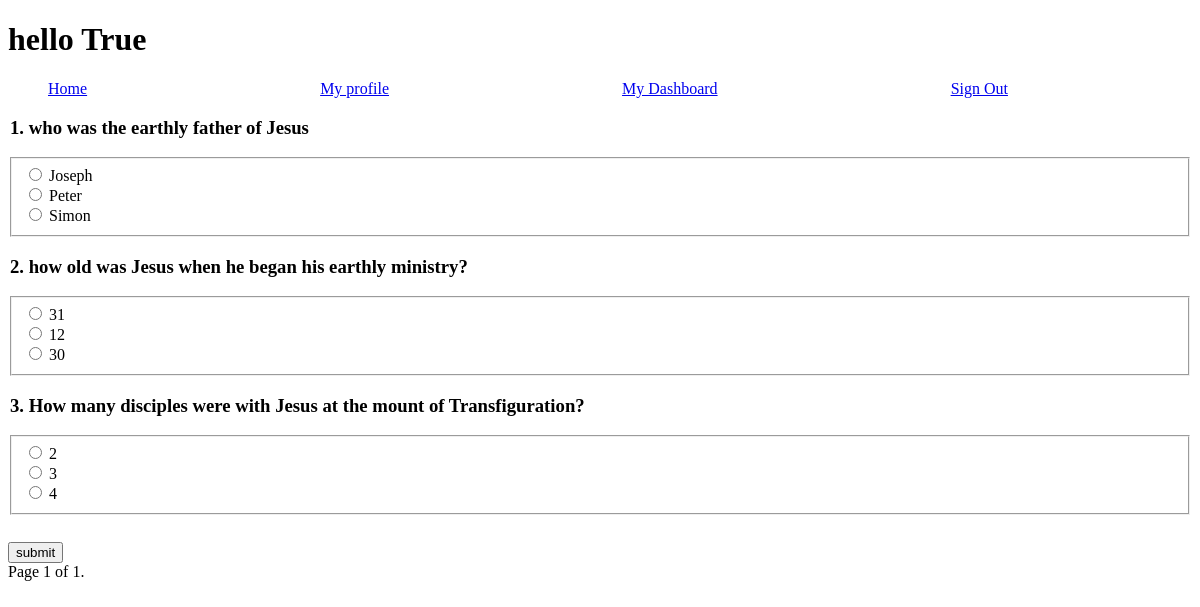
Screenshot of /quiz/takequiz/1 (signed in) with the database file from the repository.
### auth1/models.py (models this page shows, shortened)
class User(AbstractUser):
    first_name = models.CharField(max_length=30, blank=False)
    last_name = models.CharField(max_length=30, blank=False)
    email = models.EmailField(unique=True, blank=False)
    is_student = models.BooleanField('Are you a student?',blank=False)
    USERNAME_FIELD = 'email'
    REQUIRED_FIELDS = ['first_name','last_name','username','is_student']

### cbt_app/models.py (models this page shows, shortened)
class Question(models.Model):
    content = models.TextField(blank=False)
    answer_order = models.CharField(max_length=30, null=True, blank=True, choices=ANSWER_ORDER_OPTIONS, help_text=("The order in which multichoice answer options are displayed to the user"))

class Choice(models.Model):
    question = models.ForeignKey(Question, on_delete=models.CASCADE, null=True)
    content = models.TextField()
    is_answer = models.BooleanField(blank=False, default=False)
    def __str__(self) -> str:
        return self.content

### cbt_app/views.py (the view)
# urls.py: path('takequiz/<int:quiz_id>',view=take_quiz, name='take_quiz'),
@login_required
def take_quiz(request,quiz_id):
    quiz = Quiz.objects.get(id=quiz_id)
    contents = Question.objects.filter(quiz__id = quiz_id).order_by('?')[0:3]
    paginator = Paginator(contents, 6)
    page_number = request.GET.get('page')
    page_obj = paginator.get_page(page_number)
    context = {
        'contents':contents,
        'page_obj':page_obj
    }
    return render(request, 'quiz.html', context)

### templates/quiz.html (shortened to what this page needs)
{% extends 'base.html' %}
{% block content %}
<div class="container">
    <form action="{% url 'cbt_app:quiz_progress' %}" method="post">
        {% for question in page_obj %}
            <legend>
                <h3>{{forloop.counter}}. {{question.content}} </h3>
            </legend>
            <fieldset>
                {% for choice in question.choice_set.all %}
                    <input  type="radio" name="choice{{question.id}}" value="{{choice.id}}" required>
                    <label for="choice{{question.id}}">{{choice.content}} </label> <br>
                {% endfor %}
            </fieldset>
        {% endfor %}
        <input type="submit" value="submit" style="margin-top: 2em;">
    </form>
    <div class="pagination"> <span class="step-links">
        <span class="current">
        Page {{ page_obj.number }} of {{ page_obj.paginator.num_pages }}.
        </span>
        </span>
    </div>
</div>
{% endblock %}

### templates/base.html (shortened to what this page needs)
<!DOCTYPE html>
<html lang="en">
<head>
</head>
<body>
    <h1>hello {{user.is_authenticated}}</h1>
    <ul style="list-style: none; display: flex; width: 80vw; justify-content: space-between;">
        <li><a href="{% url 'cbt_app:index' %}">Home</a></li>
        {% if user.is_authenticated %}
        <li><a href="{% url 'auth1:profile' user.id %}">My profile</a></li>
        <li><a href="{% url 'cbt_app:dashboard' %}">My Dashboard</a></li>
        <li><a href="{% url 'auth1:logout' %}">Sign Out</a></li>
        {% else %}
        <li><a href="{% url 'auth1:reg' %}">Sign Up</a></li>
        <li><a href="{% url 'auth1:login' %}">Sign In</a></li>
        {% endif %}
    </ul>
    {% block content %}
    {% endblock %}
</body>
</html>

### rows the page displays
User: is_authenticated "True"
Question: content "who was the earthly father of Jesus"
Choice: content "Joseph"
Choice: content "Peter"
Choice: content "Simon"
Question: content "how old was Jesus when he began his earthly ministry?"
Choice: content "31"
Choice: content "12"
Choice: content "30"
Question: content "How many disciples were with Jesus at the mount of Transfiguration?"
Choice: content "2"
Choice: content "3"
Choice: content "4"

### other values shown
{{ page_obj.number }} "1"
{{ page_obj.paginator.num_pages }} "1"
